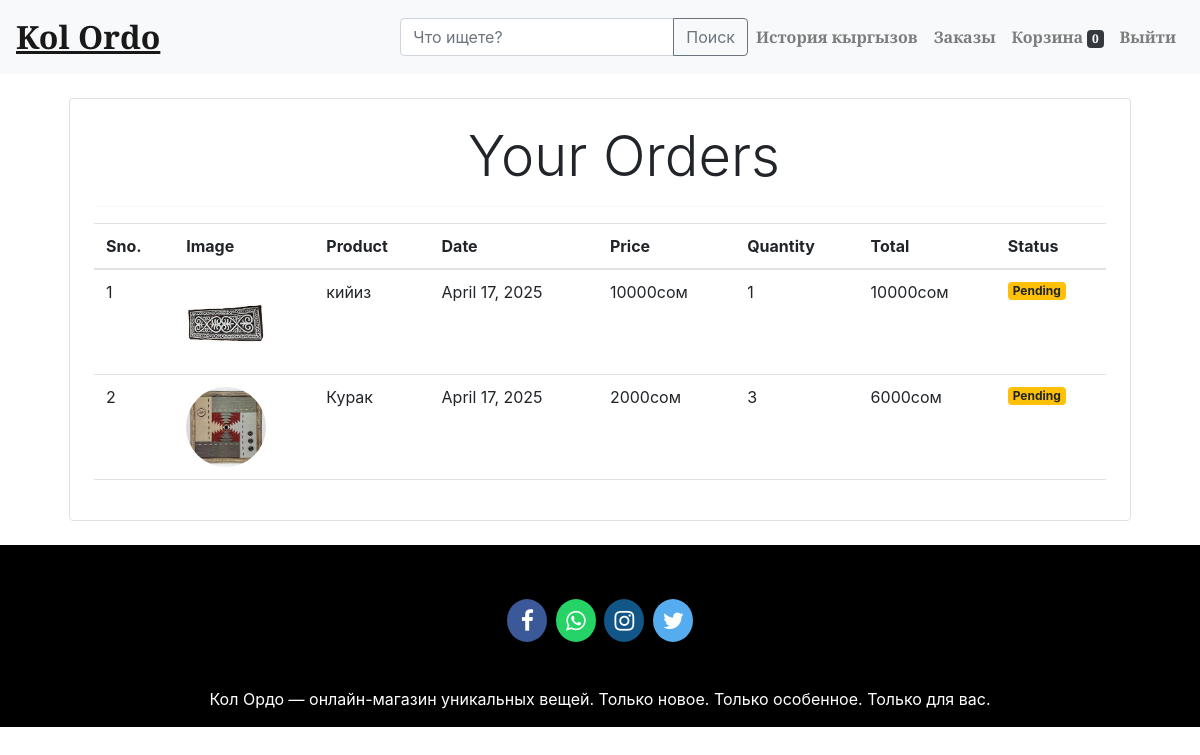
The page /orders (signed in) on the database its author committed.
### store/models/orders.py (models this page shows, shortened)
class Order(models.Model):
    product = models.ForeignKey(Product,
                                on_delete=models.CASCADE)
    customer = models.ForeignKey(Customer,
                                 on_delete=models.CASCADE)
    quantity = models.IntegerField(default=1)
    price = models.IntegerField()
    address = models.CharField(max_length=50, default='', blank=True)
    phone = models.CharField(max_length=50, default='', blank=True)
    date = models.DateField(default=datetime.datetime.today)
    status = models.BooleanField(default=False)
    @staticmethod
    def get_orders_by_customer(customer_id):
        return Order.objects.filter(customer=customer_id).order_by('-date')

### store/models/product.py (models this page shows, shortened)
class Product(models.Model):
    name = models.CharField(max_length=50)
    price = models.IntegerField(default=0)
    category = models.ForeignKey(Category, on_delete=models.CASCADE, default=1)
    description = models.CharField(max_length=200, default='' , null=True , blank=True)
    image = models.ImageField(upload_to='uploads/products/')

### store/middlewares/auth.py (the view)
    def middleware(request):
        print(request.session.get('customer'))
        returnUrl = request.META['PATH_INFO']
        print(request.META['PATH_INFO'])
        if not request.session.get('customer'):
           return redirect(f'login?return_url={returnUrl}')
        response = get_response(request)
        return response

### store/templatetags/custom_filter.py (called while the page is built)
@register.filter(name='currency')
def currency(number):
    return str(number) + "сом"

@register.filter(name='multiply')
def multiply(number , number1):
    return number * number1

### store/views/orders.py (called while the page is built)
    def get(self , request ):
        customer = request.session.get('customer')
        orders = Order.get_orders_by_customer(customer)
        print(orders)
        return render(request , 'orders.html'  , {'orders' : orders})

### store/templates/orders.html
{% extends 'base.html' %}
{% block content %}
{% load cart %}
{% load custom_filter %}
<div class="container">
   <div class="border rounded p-4 m-4">
        <p class="display-4 pl-4 ml-4">Your Orders</p>
        <hr>
        <table class="table">
            <thead>
                <tr>
                    <th>Sno.</th>
                    <th>Image</th>
                    <th>Product</th>
                    <th>Date</th>
                    <th>Price</th>
                    <th>Quantity</th>
                    <th>Total</th>
                    <th>Status</th>
                </tr>
            </thead>
            <tbody>
                {% for order in orders %}
                <tr>
                    <td>{{forloop.counter}}</td>
                    <td><img style="height: 80px;" class="rounded-circle" src="{{order.product.image.url}}" alt=""></td>
                    <td>{{order.product.name}}</td>
                    <td>{{order.date}}</td>
                    <td>{{order.price|currency}}</td>
                    <td>{{order.quantity}}</td>
                    <td>{{order.quantity|multiply:order.price|currency}}</td>
                    {% if order.status %}
                    <td><small class="badge badge-success">Completed</small></td>
                    {%else%}
                    <td><small class="badge badge-warning">Pending</small></td>
                    {% endif %}
                </tr>
                {% endfor %}
            </tbody>
        </table>
   </div>
</div>
{% endblock %}

### store/templates/base.html (style rules this page uses)
p { text-align: center; }

### rows shown on the page
Order: product.image (picture), product.name "кийиз", date "April 17, 2025", price "10000сом", quantity "1", quantity|multiply "10000сом", status "Pending"
Order: product.image (picture), product.name "Курак", date "April 17, 2025", price "2000сом", quantity "3", quantity|multiply "6000сом", status "Pending"

### other values the page prints
{{ request.session.cart.keys|length }} "0"
